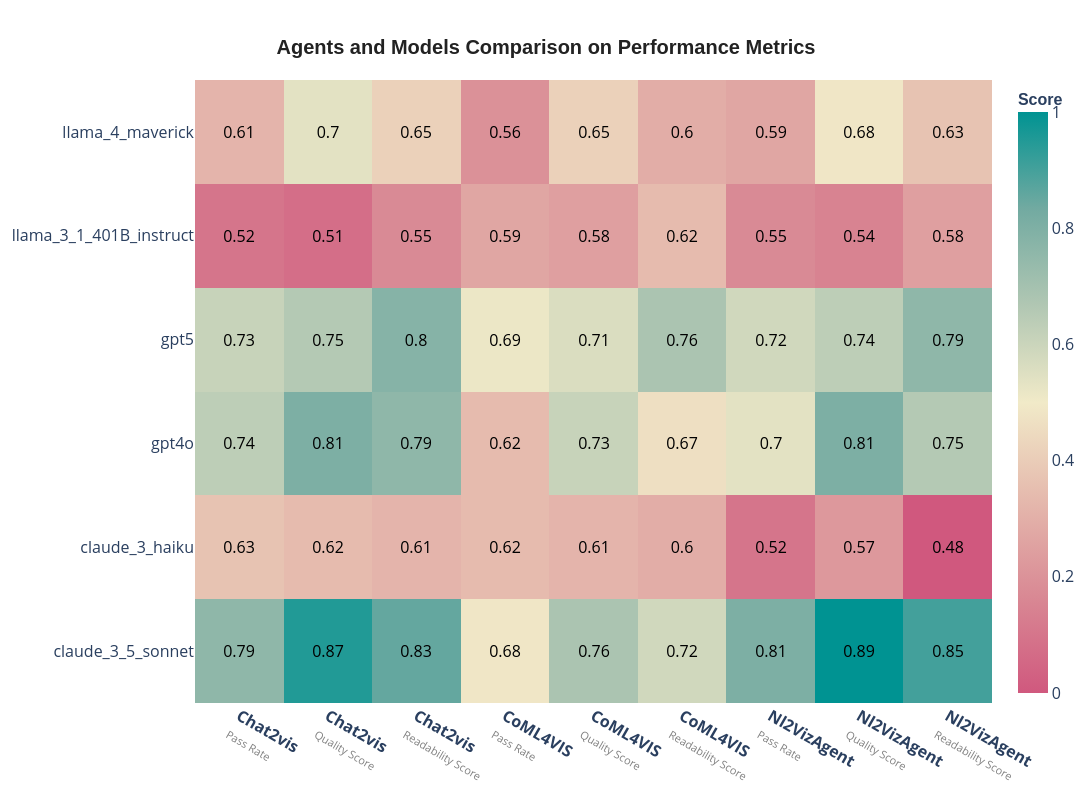

Notebook source saved alongside this figure:
### Code cell
import pandas as pd
from utils import error_rate_visualization, performance_comparison_plot, performance_heatmap
# Load the uploaded Excel file
file_path = "/Users/msubramani/Library/CloudStorage/OneDrive-Flexera,Inc/UpGrad/Masters/My_Research_Work/My_Nl2Viz_system/Evaluation Metrics.xlsx"
df = pd.read_excel(file_path, sheet_name='Modified')
df = df[df['library']=='seaborn']  # Filter for SEABORN library
performance_heatmap(df)

### Figure 1 — Plotly figure (JSON) as saved in the notebook; plotly's stock layout.template omitted (floating-point values rounded to 4 significant figures)
{"data": [{"colorbar": {"tickfont": {"family": "Open Sans, sans-serif", "size": 16}, "title": {"font": {"family": "Raleway, sans-serif", "size": 16}, "text": "<b>Score</b>"}}, "colorscale": [[0, "rgb(208, 88, 126)"], [0.1667, "rgb(217, 137, 148)"], [0.3333, "rgb(229, 185, 173)"], [0.5, "rgb(241, 234, 200)"], [0.6667, "rgb(177, 199, 179)"], [0.8333, "rgb(114, 170, 161)"], [1, "rgb(0, 147, 146)"]], "showscale": true, "text": [[0.79, 0.87, 0.83, 0.68, 0.76, 0.72, 0.81, 0.89, 0.85], [0.63, 0.62, 0.61, 0.62, 0.61, 0.6, 0.52, 0.57, 0.48], [0.74, 0.81, 0.79, 0.62, 0.73, 0.67, 0.7, 0.81, 0.75], [0.73, 0.75, 0.8, 0.69, 0.71, 0.76, 0.72, 0.74, 0.79], [0.52, 0.51, 0.55, 0.59, 0.58, 0.62, 0.55, 0.54, 0.58], [0.61, 0.7, 0.65, 0.56, 0.65, 0.6, 0.59, 0.68, 0.63]], "textfont": {"color": "black", "size": 16}, "texttemplate": "%{text}", "type": "heatmap", "x": ["<b>Chat2vis</b><br><span style='font-size:11px;color:gray;'>Pass Rate</span>", "<b>Chat2vis</b><br><span style='font-size:11px;color:gray;'>Quality Score</span>", "<b>Chat2vis</b><br><span style='font-size:11px;color:gray;'>Readability Score</span>", "<b>CoML4VIS</b><br><span style='font-size:11px;color:gray;'>Pass Rate</span>", "<b>CoML4VIS</b><br><span style='font-size:11px;color:gray;'>Quality Score</span>", "<b>CoML4VIS</b><br><span style='font-size:11px;color:gray;'>Readability Score</span>", "<b>Nl2VizAgent</b><br><span style='font-size:11px;color:gray;'>Pass Rate</span>", "<b>Nl2VizAgent</b><br><span style='font-size:11px;color:gray;'>Quality Score</span>", "<b>Nl2VizAgent</b><br><span style='font-size:11px;color:gray;'>Readability Score</span>"], "y": ["claude_3_5_sonnet", "claude_3_haiku", "gpt4o", "gpt5", "llama_3_1_401B_instruct", "llama_4_maverick"], "z": [[0.7561, 0.9512, 0.8537, 0.4878, 0.6829, 0.5854, 0.8049, 1.0, 0.9024], [0.3659, 0.3415, 0.3171, 0.3415, 0.3171, 0.2927, 0.09756, 0.2195, 0.0], [0.6341, 0.8049, 0.7561, 0.3415, 0.6098, 0.4634, 0.5366, 0.8049, 0.6585], [0.6098, 0.6585, 0.7805, 0.5122, 0.561, 0.6829, 0.5854, 0.6341, 0.7561], [0.09756, 0.07317, 0.1707, 0.2683, 0.2439, 0.3415, 0.1707, 0.1463, 0.2439], [0.3171, 0.5366, 0.4146, 0.1951, 0.4146, 0.2927, 0.2683, 0.4878, 0.3659]], "zmax": 1, "zmin": 0}], "layout": {"font": {"family": "Open Sans, sans-serif"}, "height": 800, "legend": {"bordercolor": "rgba(220,220,220,0.4)", "borderwidth": 1, "title": {"font": {"family": "Open Sans, sans-serif", "size": 16}}}, "margin": {"b": 40, "l": 40, "r": 40, "t": 80}, "paper_bgcolor": "rgba(255,255,255,1)", "plot_bgcolor": "rgba(255,255,255,1)", "title": {"font": {"color": "#222222", "family": "Raleway, sans-serif", "size": 20}, "text": "<b><b>Agents and Models Comparison on Performance Metrics</b></b>", "x": 0.5, "xanchor": "center", "y": 0.95}, "width": 1200, "xaxis": {"gridcolor": "rgba(220,220,220,0.4)", "tickfont": {"family": "Open Sans, sans-serif", "size": 16}, "title": {"font": {"family": "Open Sans, sans-serif", "size": 16}}}, "yaxis": {"gridcolor": "rgba(220,220,220,0.4)", "tickfont": {"family": "Open Sans, sans-serif", "size": 16}, "title": {"font": {"family": "Open Sans, sans-serif", "size": 16}}}}}
